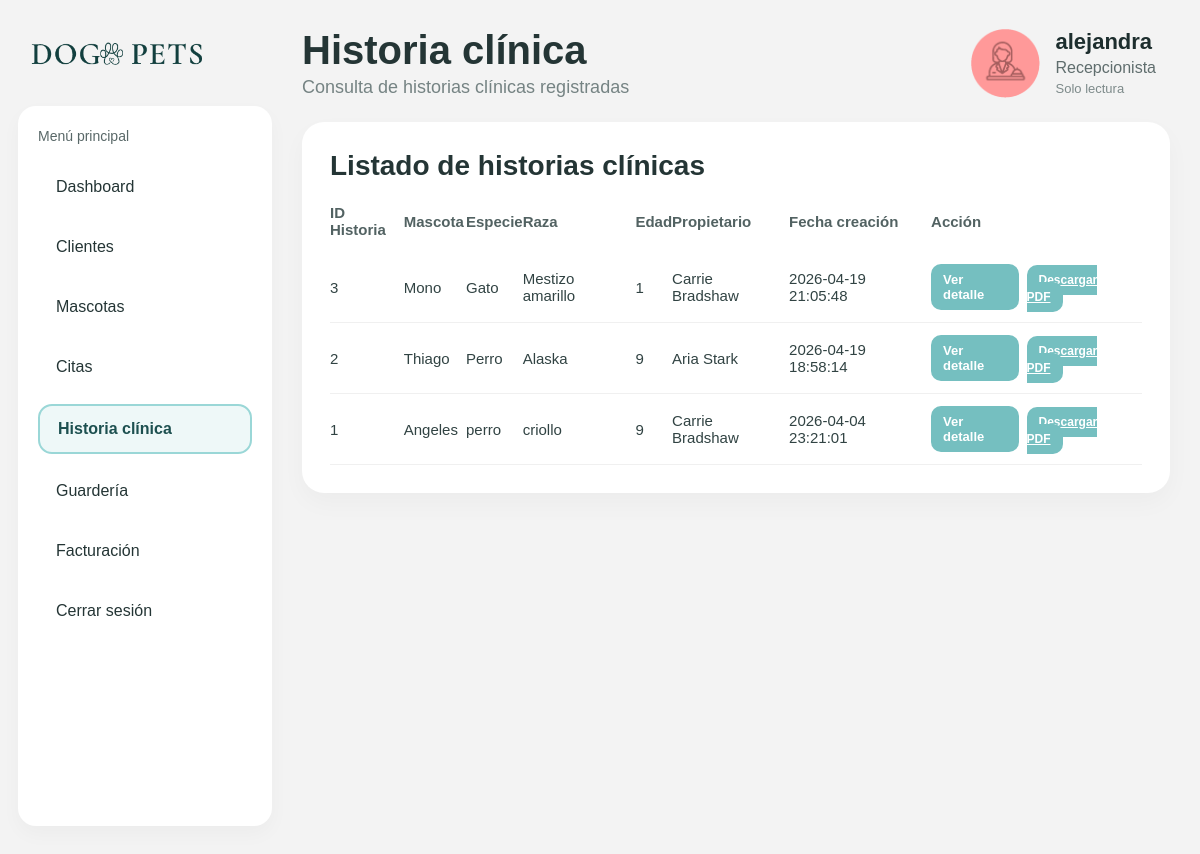
The app's page /recepcionista/historias (signed in) with its own data.
### tables this page shows
CREATE TABLE historias_clinicas (
            id INTEGER PRIMARY KEY AUTOINCREMENT,
            mascota_id INTEGER NOT NULL UNIQUE,
            fecha_creacion TEXT NOT NULL DEFAULT CURRENT_TIMESTAMP,
            FOREIGN KEY (mascota_id) REFERENCES mascotas (id)
        );

CREATE TABLE mascotas (
        id INTEGER PRIMARY KEY AUTOINCREMENT,
        nombre TEXT NOT NULL,
        especie TEXT NOT NULL,
        raza TEXT,
        edad INTEGER,
        cliente_id INTEGER NOT NULL, estado TEXT NOT NULL DEFAULT 'Activo',
        FOREIGN KEY (cliente_id) REFERENCES clientes (id)
        );

CREATE TABLE clientes (
            id INTEGER PRIMARY KEY AUTOINCREMENT,
            nombre TEXT NOT NULL,
            documento TEXT NOT NULL UNIQUE,
            telefono TEXT NOT NULL,
            correo TEXT NOT NULL,
            direccion TEXT
        , estado TEXT NOT NULL DEFAULT 'Activo');

### app.py (the view)
@app.route("/recepcionista/historias")
def historias():
    if not login_requerido():
        return redirect(url_for("login"))
    if not rol_requerido("recepcionista"):
        return "No autorizado", 403
    conn = get_db_connection()
    historias_db = conn.execute("""
        SELECT
            historias_clinicas.id,
            historias_clinicas.fecha_creacion,
            mascotas.id AS mascota_id,
            mascotas.nombre AS mascota_nombre,
            mascotas.especie,
            mascotas.raza,
            mascotas.edad,
            clientes.nombre AS cliente_nombre
        FROM historias_clinicas
        JOIN mascotas ON historias_clinicas.mascota_id = mascotas.id
        JOIN clientes ON mascotas.cliente_id = clientes.id
        ORDER BY historias_clinicas.id DESC
    """).fetchall()
    conn.close()
    return render_template(
        "recepcionista/historias.html",
        nombre=session["nombre"],
        rol=session["rol"],
        historias=historias_db
    )

### app.py (called while the page is built)
def get_db_connection():
    return DatabaseSingleton().get_connection()

def login_requerido():
    return "rol" in session

def rol_requerido(rol):
    return session.get("rol") == rol

### database.py (called while the page is built)
    def __new__(cls):
        if cls._instance is None:
            cls._instance = super(DatabaseSingleton, cls).__new__(cls)
        return cls._instance

    def get_connection(self):
        conn = sqlite3.connect(self._db_path)
        conn.row_factory = sqlite3.Row
        return conn

### templates/recepcionista/historias.html (shortened to what this page needs)
<!DOCTYPE html>
<html lang="es">
<head>
    <link rel="stylesheet" href="{{ url_for('static', filename='css/styles.css') }}">
</head>
<body class="app-page">
    <div class="app-layout">
        <aside class="sidebar">
            <div class="logo-box">
                <img src="{{ url_for('static', filename='img/logo.png') }}" class="logo-img" alt="Logo DOG PETS">
            </div>
            <div class="menu-box">
                <p class="menu-title">Menú principal</p>
                <ul class="menu-list">
                    <li><a href="{{ url_for('dashboard') }}" class="menu-link">Dashboard</a></li>
                    <li><a href="{{ url_for('clientes') }}" class="menu-link">Clientes</a></li>
                    <li><a href="{{ url_for('mascotas') }}" class="menu-link">Mascotas</a></li>
                    <li><a href="{{ url_for('citas') }}" class="menu-link">Citas</a></li>
                    <li><a href="{{ url_for('historias') }}" class="menu-link active">Historia clínica</a></li>
                    <li><a href="{{ url_for('guarderia') }}" class="menu-link">Guardería</a></li>
                    <li><a href="{{ url_for('facturacion') }}" class="menu-link">Facturación</a></li>
                    <li><a href="{{ url_for('logout') }}" class="menu-link">Cerrar sesión</a></li>
                </ul>
            </div>
        </aside>
        <main class="main-content">
            <header class="topbar">
                <div class="welcome-box">
                    <h2>Historia clínica</h2>
                    <p>Consulta de historias clínicas registradas</p>
                </div>
                <div class="profile-box">
                    <img src="{{ url_for('static', filename='img/recepcionista.png') }}" class="avatar-img" alt="Recepcionista">
                    <div>
                        <h3>{{ nombre }}</h3>
                        <p class="role-text">Recepcionista</p>
                        <span class="date-text">Solo lectura</span>
                    </div>
                </div>
            </header>
            <section class="clientes-grid">
                <div class="card table-card">
                    <div class="card-header">
                        <h3>Listado de historias clínicas</h3>
                    </div>
                    <table>
                        <thead>
                            <tr>
                                <th>ID Historia</th>
                                <th>Mascota</th>
                                <th>Especie</th>
                                <th>Raza</th>
                                <th>Edad</th>
                                <th>Propietario</th>
                                <th>Fecha creación</th>
                                <th>Acción</th>
                            </tr>
                        </thead>
                        <tbody>
                            {% if historias %}
                                {% for historia in historias %}
                                    <tr>
                                        <td>{{ historia.id }}</td>
                                        <td>{{ historia.mascota_nombre }}</td>
                                        <td>{{ historia.especie }}</td>
                                        <td>{{ historia.raza if historia.raza else 'Sin raza' }}</td>
                                        <td>{{ historia.edad if historia.edad else 'Sin edad' }}</td>
                                        <td>{{ historia.cliente_nombre }}</td>
                                        <td>{{ historia.fecha_creacion }}</td>
                                        <td>
                                            <a href="{{ url_for('detalle_historia', historia_id=historia.id) }}" class="btn-link-action">
                                                Ver detalle
                                            </a>
                                        </td>
                                         <td>
                                            <a href="{{ url_for('descargar_historia_pdf', historia_id=historia.id) }}"
                                                class="btn-table">
                                                    Descargar PDF
                                                </a>
                                        </td>
                                    </tr>
                                {% endfor %}
                            {% else %}
                                <tr>
                                    <td colspan="8" class="empty-state">No hay historias clínicas registradas todavía.</td>
                                </tr>
                            {% endif %}
                        </tbody>
                    </table>
                </div>
            </section>
        </main>
    </div>
</body>
</html>

### static/css/styles.css (style rules this page uses)
* { margin: 0; padding: 0; box-sizing: border-box; }
body { font-family: Arial, sans-serif; color: #243535; }
.logo-img { width: 180px; object-fit: contain; }
.avatar-img { width: 70px; height: 70px; border-radius: 50%; object-fit: cover; }
.app-page { min-height: 100vh; background: #f3f3f3; }
.app-layout { display: flex; min-height: 100vh; }
.sidebar { width: 290px; padding: 28px 18px; }
.logo-box { margin-bottom: 26px; padding: 8px 10px; }
.menu-box { background: #ffffff; border-radius: 18px; padding: 22px 20px; min-height: 720px; box-shadow: 0 8px 20px rgba(0, 0, 0, 0.03); }
.menu-title { font-size: 14px; color: #596868; margin-bottom: 20px; }
.menu-list { list-style: none; }
.menu-list li { margin-bottom: 14px; }
.menu-link { display: block; text-decoration: none; color: #243535; padding: 14px 18px; border-radius: 14px; font-size: 16px; transition: all 0.2s ease; }
.menu-link.active { background: #eef8f8; border: 2px solid #9ad7d7; color: #1d5050; font-weight: 600; }
.main-content { flex: 1; padding: 28px 30px 28px 12px; }
.topbar { display: flex; justify-content: space-between; align-items: flex-start; margin-bottom: 24px; }
.welcome-box h2 { font-size: 40px; font-weight: 600; color: #243535; margin-bottom: 4px; }
.welcome-box p { color: #758383; font-size: 18px; }
.profile-box { display: flex; align-items: center; gap: 16px; padding-right: 14px; }
.profile-box h3 { font-size: 22px; color: #1d2e2e; margin-bottom: 4px; }
.role-text { color: #5f6d6d; font-size: 16px; margin-bottom: 2px; }
.date-text { color: #7d8a8a; font-size: 13px; }
.card { background: #ffffff; border-radius: 22px; padding: 28px; box-shadow: 0 10px 24px rgba(0, 0, 0, 0.03); }
.card-header, .card-header-simple { display: flex; justify-content: space-between; align-items: center; margin-bottom: 22px; }
.card-header h3, .card-header-simple h3 { font-size: 28px; color: #243535; font-weight: 600; }
table { width: 100%; border-collapse: collapse; }
table thead th { text-align: left; padding-bottom: 14px; color: #526262; font-size: 15px; font-weight: 700; }
table tbody td { padding: 12px 8px 12px 0; font-size: 15px; color: #314343; border-bottom: 1px solid #f0f0f0; }
.logo-img { width: 180px; object-fit: contain; display: block; }
.clientes-grid { display: grid; grid-template-columns: 1fr; gap: 24px; }
.form-card, .table-card { width: 100%; }
.btn-table { border: none; background: #75bfc0; color: #fff; padding: 8px 12px; border-radius: 10px; font-size: 12px; cursor: pointer; font-weight: 600; }
.btn-link-action { display: inline-block; text-decoration: none; background: #75bfc0; color: #fff; padding: 8px 12px; border-radius: 10px; font-size: 13px; font-weight: 600; }

### records on screen
historias_clinicas: id "3", mascota_nombre "Mono", especie "Gato", raza "Mestizo amarillo", edad "1", cliente_nombre "Carrie Bradshaw", fecha_creacion "2026-04-19 21:05:48"
historias_clinicas: id "2", mascota_nombre "Thiago", especie "Perro", raza "Alaska", edad "9", cliente_nombre "Aria Stark", fecha_creacion "2026-04-19 18:58:14"
historias_clinicas: id "1", mascota_nombre "Angeles", especie "perro", raza "criollo", edad "9", cliente_nombre "Carrie Bradshaw", fecha_creacion "2026-04-04 23:21:01"

### other values on screen
{{ nombre }} "alejandra"
